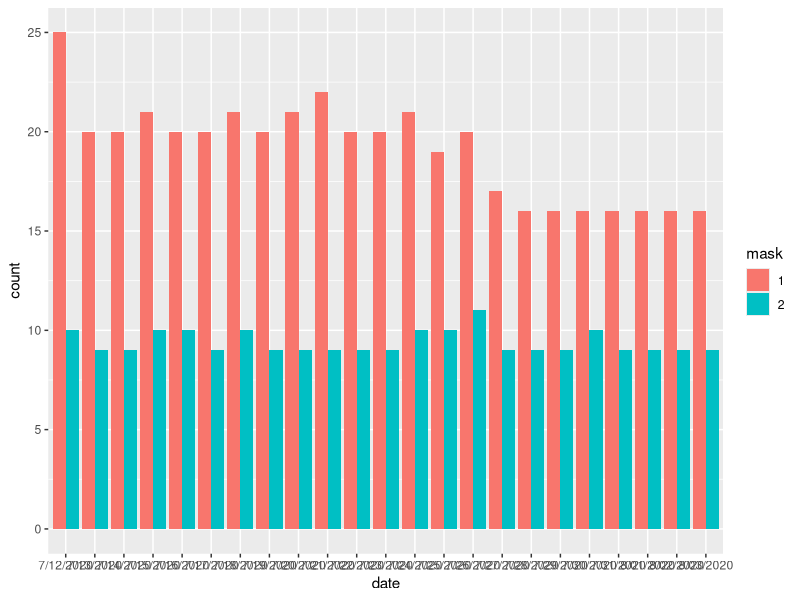

This figure's R source:
## ---- chunk 1
library(tidyverse) 
## ---- chunk 2
df <- tribble(
  ~date, ~count, ~mask,
  "7/12/2020", 25, 1,
  "7/12/2020", 10, 2,
  "7/13/2020", 20, 1,
  "7/13/2020", 9, 2,
  "7/14/2020", 20, 1,
  "7/14/2020", 9, 2,
  "7/15/2020", 21, 1,
  "7/15/2020", 10, 2,
  "7/16/2020", 20, 1,
  "7/16/2020", 10, 2,
  "7/17/2020", 20, 1,
  "7/17/2020", 9, 2,
  "7/18/2020", 21, 1,
  "7/18/2020", 10, 2,
  "7/19/2020", 20, 1,
  "7/19/2020", 9, 2,
  "7/20/2020", 21, 1,
  "7/20/2020", 9, 2,
  "7/21/2020", 22, 1,
  "7/21/2020", 9, 2,
  "7/22/2020", 20, 1,
  "7/22/2020", 9, 2,
  "7/23/2020", 9, 2,
  "7/23/2020", 20, 1,
  "7/24/2020", 21, 1,
  "7/24/2020", 10, 2,
  "7/25/2020", 19, 1,
  "7/25/2020", 10, 2,
  "7/26/2020", 20, 1,
  "7/26/2020", 11, 2,
  "7/27/2020", 17, 1,
  "7/27/2020", 9, 2,
  "7/28/2020", 16, 1,
  "7/28/2020", 9, 2,
  "7/29/2020", 16, 1,
  "7/29/2020", 9, 2,
  "7/30/2020", 16, 1,
  "7/30/2020", 10, 2,
  "7/31/2020", 16, 1,
  "7/31/2020", 9, 2,
  "8/01/2020", 16, 1,
  "8/01/2020", 9, 2,
  "8/02/2020", 16, 1,
  "8/02/2020", 9, 2,
  "8/03/2020", 16, 1,
  "8/03/2020", 9, 2,
)
df$mask <- as.factor(df$mask)
## ---- chunk 3
df %>%
  ggplot(aes(fill=mask, y=count, x=date)) + 
  geom_bar(position='dodge', stat='identity')

## ---- chunk 4
#In my plot, the difference in mask mandate and no mask mandate is clearer. And for counties where mask is mandated, the number of covid cases tend to be significantly higher than no mandate counties throughout the 23 days.
## ---- chunk 5
#from what I plotted, it is clear that there is a significant drop in number of COVID cases the mask mandate counties over 23 days. The no mask mandate counties have no significant changes in their number of COVID cases. But mask mandate counties have significantly higher number of COVID cases, and that might be the reason they mandate the mask wearing.
